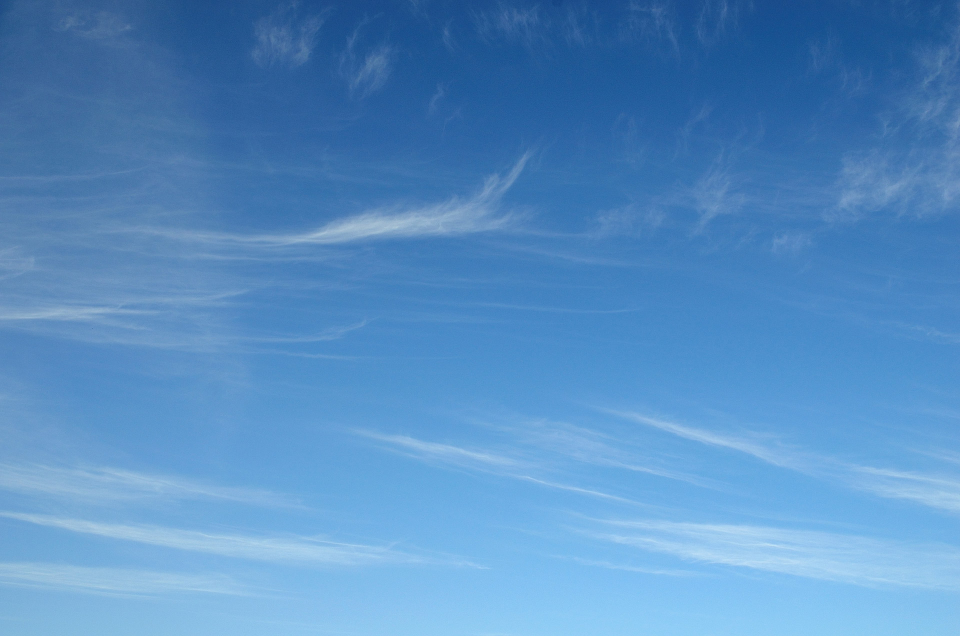
#> input picture 15_Image_Pyramids/cloud.jpg, 1920 x 1272 px (shown at 1/2 size)
$ jupyter execute 01_image_blending.ipynb
#> lines starting #> are read from the running program, lines starting #| are printed output that depends on the picture; after the words box and inside, x2 and y2 are one past the last pixel; in counts of white or black regions, pixels touching at a corner belong together; pictures that were not available may be replaced by others from this repository, and a replacement may not be noted
[cell 1]
import cv2
import numpy as np
import matplotlib.pyplot as plt

# Step-2
# Find the Gaussian pyramid of the two images and the mask
def gaussian_pyramid(img, num_levels):
    lower = img.copy()
    gaussian_pyr = [lower]
    for i in range(num_levels):
        lower = cv2.pyrDown(lower)
        gaussian_pyr.append(np.float32(lower))
    return gaussian_pyr

# Step-3
# Then calculate the Laplacian pyramid
def laplacian_pyramid(gaussian_pyr):
    laplacian_top = gaussian_pyr[-1]
    num_levels = len(gaussian_pyr) - 1

    laplacian_pyr = [laplacian_top]
    for i in range(num_levels,0,-1):
        size = (gaussian_pyr[i - 1].shape[1], gaussian_pyr[i - 1].shape[0])
        gaussian_expanded = cv2.pyrUp(gaussian_pyr[i], dstsize=size)
        laplacian = np.subtract(gaussian_pyr[i-1], gaussian_expanded)
        laplacian_pyr.append(laplacian)
    return laplacian_pyr

# Step-4
# Now blend the two images wrt. the mask
def blend(laplacian_A,laplacian_B,mask_pyr):
    LS = []
    for la,lb,mask in zip(laplacian_A,laplacian_B,mask_pyr):
        ls = lb * mask + la * (1.0 - mask)
        LS.append(ls)
    return LS

# Step-5
# Reconstruct the original image
def reconstruct(laplacian_pyr):
    laplacian_top = laplacian_pyr[0]
    laplacian_lst = [laplacian_top]
    num_levels = len(laplacian_pyr) - 1
    for i in range(num_levels):
        size = (laplacian_pyr[i + 1].shape[1], laplacian_pyr[i + 1].shape[0])
        laplacian_expanded = cv2.pyrUp(laplacian_top, dstsize=size)
        laplacian_top = cv2.add(laplacian_pyr[i+1], laplacian_expanded)
        laplacian_lst.append(laplacian_top)
    return laplacian_lst

[cell 2]
# Now let's call all these functions
if __name__ == '__main__':
    # Step-1
    # Load the two images
    img1 = cv2.imread('cloud.jpg')
#> img1 is the input picture: shape (1272, 1920, 3); mean B, G, R 195, 142.3, 87
    img1 = cv2.resize(img1, (1800, 1000))
#> img1: shape (1000, 1800, 3)
    img2 = cv2.imread('jet.jpg')
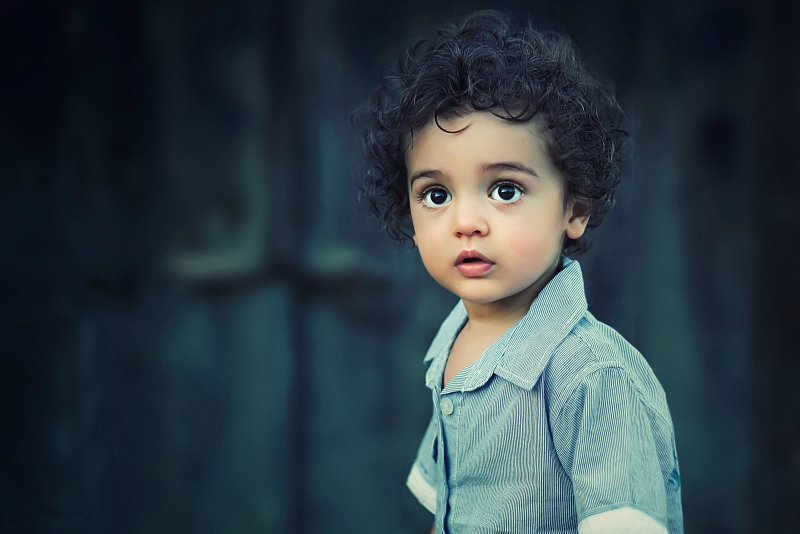
#> input picture 15_Image_Pyramids/child_rgb.jpeg, 1600 x 1067 px, given in place of jet.jpg, which was not available (shown at 1/2 size)
#> img2 is the input picture: shape (1067, 1600, 3); mean B, G, R 68.1, 61, 47.1
    img2 = cv2.resize(img2, (1800, 1000))
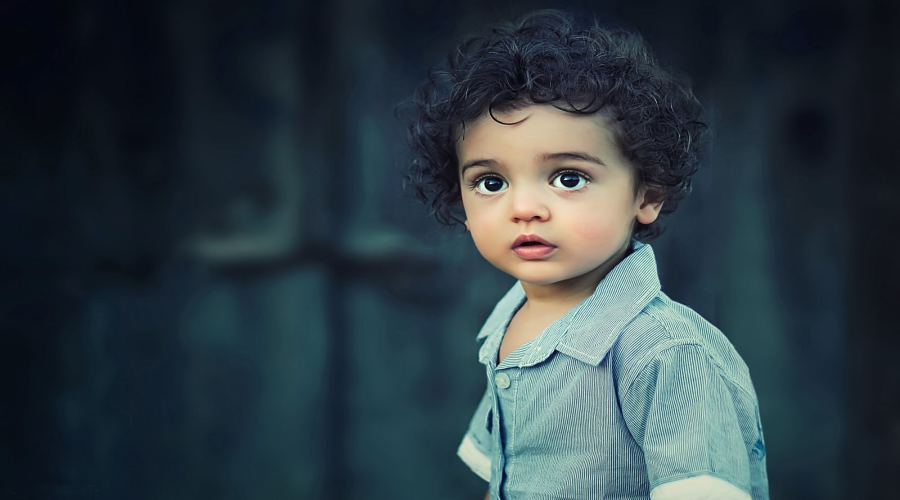
#> img2: shape (1000, 1800, 3) (shown at 1/2 size); mean B, G, R 68, 61, 47

    # Create the mask
    mask = np.zeros((1000,1800,3), dtype='float32')
    mask[250:500,640:1440,:] = (1,1,1)

    num_levels = 7

    # For image-1, calculate Gaussian and Laplacian
    gaussian_pyr_1 = gaussian_pyramid(img1, num_levels)
#> the loop in gaussian_pyramid, `for i in range(num_levels):` made 7 passes
#> pass 1, in gaussian_pyramid, `lower = cv2.pyrDown(lower)`:
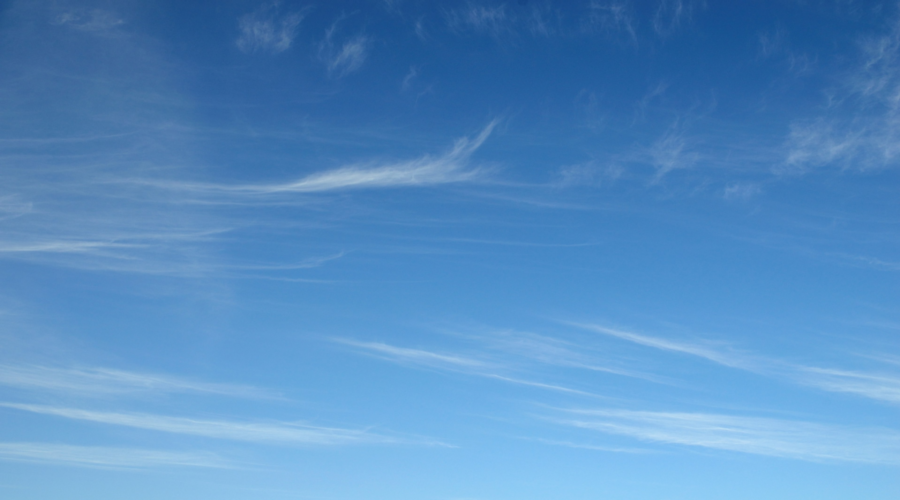
#> lower: shape (500, 900, 3); mean B, G, R 194.9, 142.1, 86.8
#> after the loop in gaussian_pyramid, `for i in range(num_levels):`: gaussian_pyr = 8 items
#> gaussian_pyr_1 = 8 items
    laplacian_pyr_1 = laplacian_pyramid(gaussian_pyr_1)
#> in laplacian_pyramid, `num_levels = len(gaussian_pyr) - 1`: num_levels = 7
#> the loop in laplacian_pyramid, `for i in range(num_levels,0,-1):` made 7 passes
#> pass 3, in laplacian_pyramid, `laplacian = np.subtract(gaussian_pyr[i-1], gaussian_expanded)`:
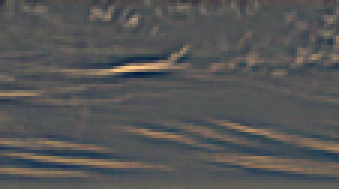
#> laplacian: shape (63, 113, 3) float32 (shown 3 times larger); mean of channels 0, 1, 2 0, 0, 0; drawn with min black and max white
#> after the loop in laplacian_pyramid, `for i in range(num_levels,0,-1):`: laplacian_pyr = 8 items
#> laplacian_pyr_1 = 8 items
    # For image-2, calculate Gaussian and Laplacian
    gaussian_pyr_2 = gaussian_pyramid(img2, num_levels)
#> the loop in gaussian_pyramid (call 2), `for i in range(num_levels):` made 7 passes
#> pass 1, in gaussian_pyramid (call 2), `lower = cv2.pyrDown(lower)`:
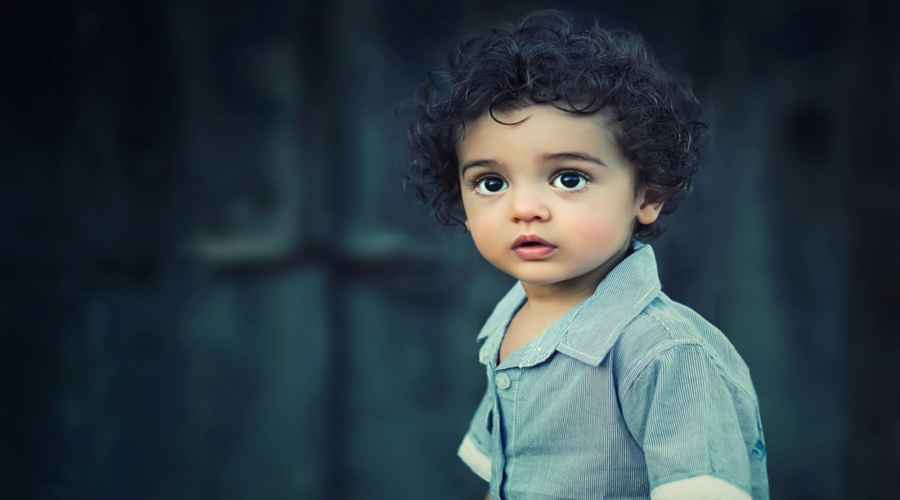
#> lower: shape (500, 900, 3); mean B, G, R 68, 60.9, 47
#> gaussian_pyr_2 = 8 items
    laplacian_pyr_2 = laplacian_pyramid(gaussian_pyr_2)
#> laplacian_pyr_2 = 8 items
    # Calculate the Gaussian pyramid for the mask image and reverse it.
    mask_pyr_final = gaussian_pyramid(mask, num_levels)
#> the loop in gaussian_pyramid (call 3), `for i in range(num_levels):` made 7 passes
#> pass 2, in gaussian_pyramid (call 3), `lower = cv2.pyrDown(lower)`:
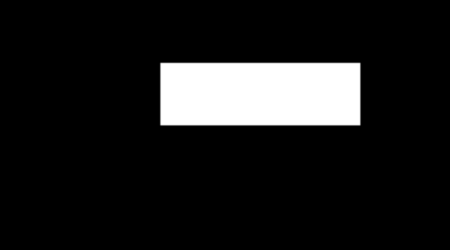
#> lower: shape (250, 450, 3) float32; min 0, max 1, mean 0.111
#> mask_pyr_final = 8 items
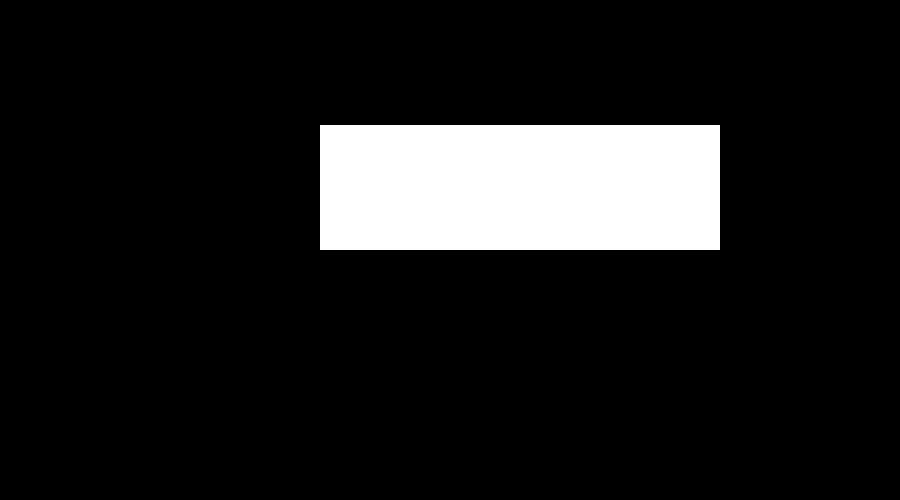
#> mask: shape (1000, 1800, 3) float32 (shown at 1/2 size); values 0 (black) and 1 (white), 11.1% white; 1 white region, box (x1, y1, x2, y2) and area: (640, 250, 1440, 500) 200000
    mask_pyr_final.reverse()
    # Blend the images
    add_laplace = blend(laplacian_pyr_1,laplacian_pyr_2,mask_pyr_final)
#> the loop in blend, `for la,lb,mask in zip(laplacian_A,laplacian_B,mask_pyr):` made 8 passes
#> pass 3, in blend, `ls = lb * mask + la * (1.0 - mask)`:
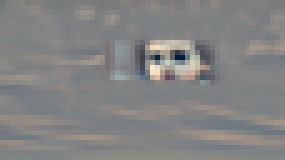
#> ls: shape (32, 57, 3) float32 (shown 5 times larger); mean of channels 0, 1, 2 0.1, 0.1, 0.2; drawn with min black and max white
#> add_laplace = 8 items
    # Reconstruct the images
    final  = reconstruct(add_laplace)
#> in reconstruct, `num_levels = len(laplacian_pyr) - 1`: num_levels = 7
#> after the loop in reconstruct, `for i in range(num_levels):`:
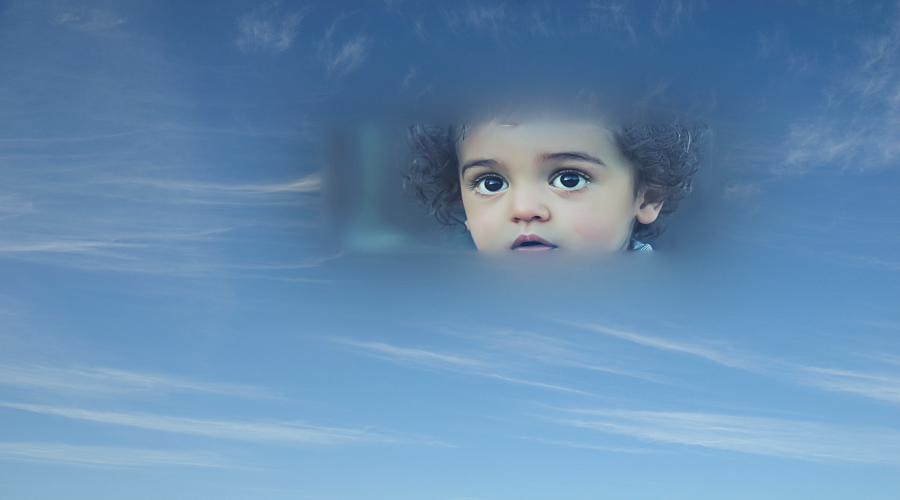
#> laplacian_top: shape (1000, 1800, 3) float32 (shown at 1/2 size); mean of channels 0, 1, 2 184.3, 138.4, 89.5; drawn with min black and max white
#> after the loop in reconstruct, `for i in range(num_levels):`: laplacian_lst = 8 items
#> final = 8 items
    # Save the final image to the disk
    cv2.imwrite('blend_jet_cloud.jpg',final[num_levels])

    # Show the images
    blend_result = final[num_levels].copy()
    blend_result = np.absolute(blend_result)
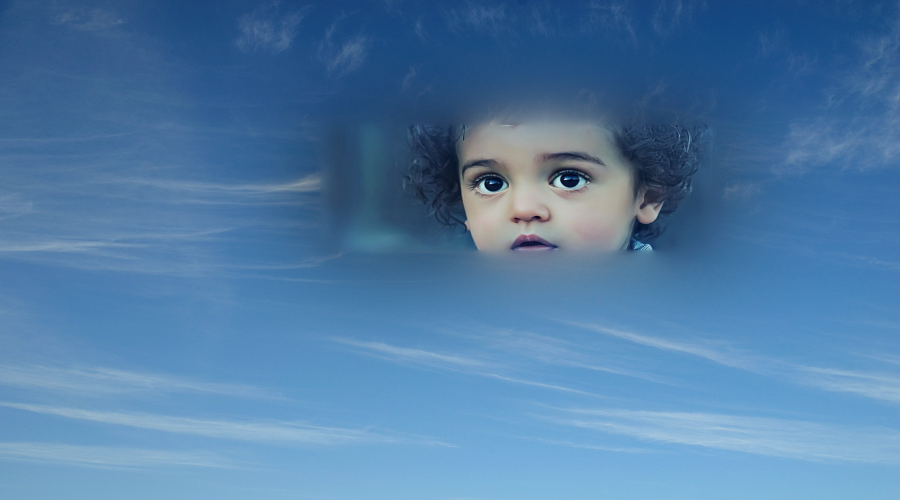
#> blend_result: shape (1000, 1800, 3) float32 (shown at 1/2 size); mean of channels 0, 1, 2 184.3, 138.4, 89.5; drawn with min black and max white
    blend_result = np.uint8(blend_result)

    img1 = cv2.cvtColor(img1, cv2.COLOR_BGR2RGB)
    plt.subplot(2,2,1)
    plt.title('cloud')
    plt.imshow(img1)

    img2 = cv2.cvtColor(img2, cv2.COLOR_BGR2RGB)
    plt.subplot(2,2,2)
    plt.title('jet')
    plt.imshow(img2)

    plt.subplot(2,2,3)
    plt.title('mask')
    plt.imshow(mask)

    blend_result = cv2.cvtColor(blend_result, cv2.COLOR_BGR2RGB)
    plt.subplot(2,2,4)
    plt.title('blend_jet_cloud')
    plt.imshow(blend_result)

    plt.gcf().set_size_inches(12, 8)
    plt.show()
